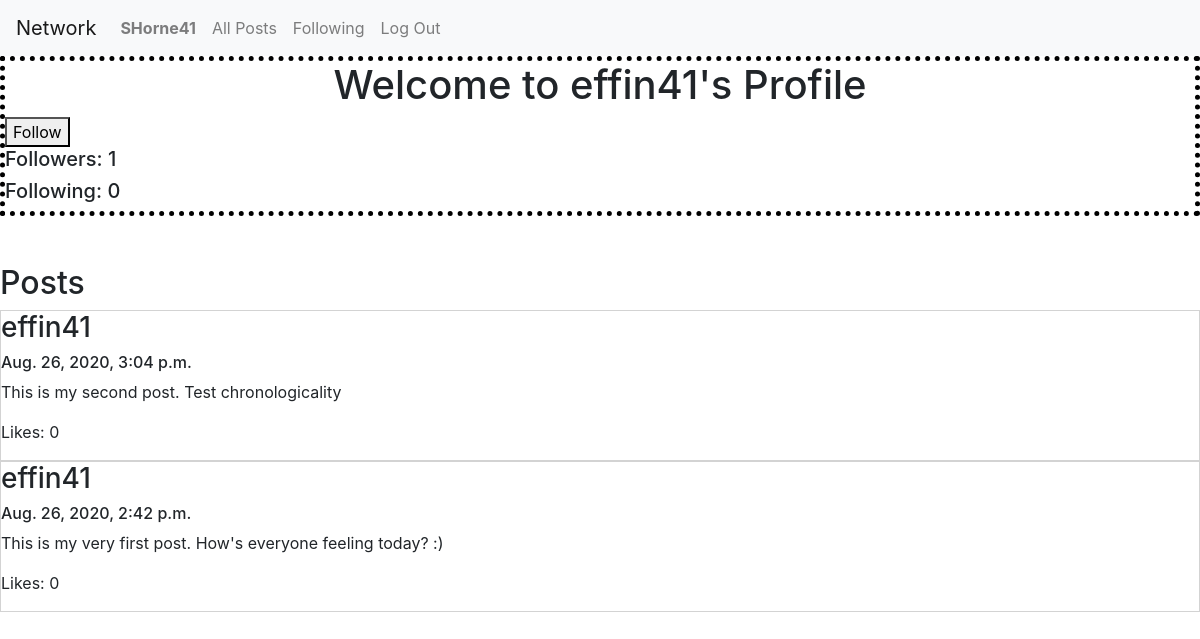
/profilePage/effin41 (signed in), run on the app's committed database.
### network/models.py (models this page shows)
class User(AbstractUser):
    numFollowers = models.IntegerField(default = 0)
    numFollowing = models.IntegerField(default = 0)

class Post(models.Model):
    owner = models.ForeignKey(User, on_delete=models.CASCADE)
    content = models.CharField(max_length = 280)
    likes = models.IntegerField(default = 0)
    timestamp = models.DateTimeField()

### network/views.py (the view)
# urls.py: path("profilePage/<str:username>", views.profile_page, name="profile"),
def profile_page(request, username):
    user = User.objects.get(username = username)
    userID = user.id
    posts = Post.objects.filter(owner = userID)
    posts = posts.order_by("-timestamp").all()
    isFollowing = False
    newFollowForm = FollowForm(initial={'followingUser': request.user.id, 'followedUser': userID})
    if (request.user.is_authenticated):
        registeredUser = User.objects.get(username = request.user.username)
        registeredUserID = registeredUser.id
        if (Following.objects.filter(followingUser = registeredUserID, followedUser = userID).exists()):
            isFollowing = True
    context = {"profile": user, "posts": posts, "isFollowing": isFollowing, "form": newFollowForm}
    return render(request, "network/profile.html", context)

### network/templates/network/profile.html (shortened to what this page needs)
{% extends "network/layout.html" %}
{% block body %}
<div id="profile-info" style="border: 5px dotted black">
    <h1 style="text-align: center;">Welcome to {{ profile.username }}'s Profile</h1>
    {% if request.user.is_authenticated %}
        {% if profile.username != request.user %}
            {% if isFollowing == False %}
                <form action="{% url 'follow' profile.username %}" method="POST">
                    <button type="submit">Follow {{profile.user}}</button>
                </form>
            {% else %}
                <form action="{% url 'unfollow' profile.username %}" method="POST">
                    {% csrf_token %}
                    <button type="submit">Unfollow {{profile.user}}</button>
                </form>
            {% endif %}
        {% endif %}
    {% endif %}
    <h5>Followers: {{profile.numFollowers}}</h5>
    <h5>Following: {{profile.numFollowing}}</h5>
</div><br/><br/>
<h2>Posts</h2>
<div id="post-view">
    {% for post in posts %}
        <div style="border: 1px solid lightgray;">
            <h3>{{post.owner}}</h3>
            <h6>{{post.timestamp}}</h6>
            <p>{{post.content}}</p>
            <p>Likes: {{post.likes}}</p>
        </div>
    {% endfor %}
</div>
{% endblock %}

### network/templates/network/layout.html (shortened to what this page needs)
{% load static %}
<!DOCTYPE html>
<html lang="en">
    <head>
        <link rel="stylesheet" href="https://stackpath.bootstrapcdn.com/bootstrap/4.4.1/css/bootstrap.min.css">
        <link href="{% static 'network/styles.css' %}" rel="stylesheet">
    </head>
    <body>
        <nav class="navbar navbar-expand-lg navbar-light bg-light">
            <a class="navbar-brand" href="#">Network</a>
            <div>
              <ul class="navbar-nav mr-auto">
                {% if user.is_authenticated %}
                    <li class="nav-item">
                        <a class="nav-link" href="{% url 'profile' user.username %}"><strong>{{ user.username }}</strong></a>
                    </li>
                {% endif %}
                <li class="nav-item">
                  <a class="nav-link" href="{% url 'index' %}">All Posts</a>
                </li>
                {% if user.is_authenticated %}
                    <li class="nav-item">
                        <a class="nav-link" href="#">Following</a>
                    </li>
                    <li class="nav-item">
                        <a class="nav-link" href="{% url 'logout' %}">Log Out</a>
                    </li>
                {% endif %}
              </ul>
            </div>
          </nav>
        <div class="body">
            {% block body %}
            {% endblock %}
        </div>
    </body>
</html>

### data on the page
User: username "SHorne41"
User: username "effin41", numFollowers "1", numFollowing "0"
Post: owner "effin41", timestamp "Aug. 26, 2020, 3:04 p.m.", content "This is my second post. Test chronologicality", likes "0"
Post: owner "effin41", timestamp "Aug. 26, 2020, 2:42 p.m.", content "This is my very first post. How's everyone feeling today? :)", likes "0"
